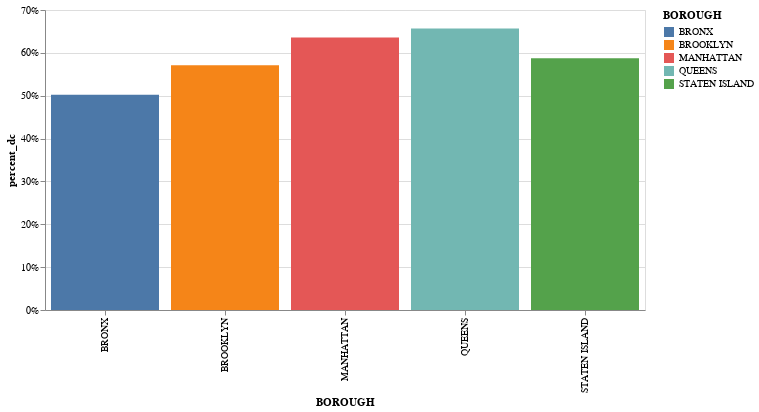

Notebook source saved alongside this figure:
### Code cell
alt.Chart(dc_pattern1).mark_bar().encode(
    alt.X('BOROUGH:O'),
    alt.Y('percent_dc:Q', axis=alt.Axis(format='%')),
    color='BOROUGH:N'
).properties(
    height = 300,
    width = 300 * 2
)

### Figure 1 — Vega-Lite specification as saved in the notebook (floating-point values rounded to 4 significant figures)
{"config": {"view": {"width": 400, "height": 300}, "mark": {"tooltip": null}}, "data": {"name": "data-858406d2566a2c8527d8cef6a79782bf"}, "mark": "bar", "encoding": {"color": {"type": "nominal", "field": "BOROUGH"}, "x": {"type": "ordinal", "field": "BOROUGH"}, "y": {"type": "quantitative", "axis": {"format": "%"}, "field": "percent_dc"}}, "height": 300, "width": 600, "$schema": "https://vega.github.io/schema/vega-lite/v3.3.0.json", "datasets": {"data-858406d2566a2c8527d8cef6a79782bf": [{"BOROUGH": "BRONX", "dc1": 12494, "count_borough_dc": 24880, "percent_dc": 0.5022, "borough_id": 4, "attr": "Driver Cause"}, {"BOROUGH": "BROOKLYN", "dc1": 29051, "count_borough_dc": 50878, "percent_dc": 0.571, "borough_id": 2, "attr": "Driver Cause"}, {"BOROUGH": "MANHATTAN", "dc1": 20394, "count_borough_dc": 32088, "percent_dc": 0.6356, "borough_id": 3, "attr": "Driver Cause"}, {"BOROUGH": "QUEENS", "dc1": 29526, "count_borough_dc": 44964, "percent_dc": 0.6567, "borough_id": 1, "attr": "Driver Cause"}, {"BOROUGH": "STATEN ISLAND", "dc1": 2847, "count_borough_dc": 4848, "percent_dc": 0.5873, "borough_id": 0, "attr": "Driver Cause"}]}}
